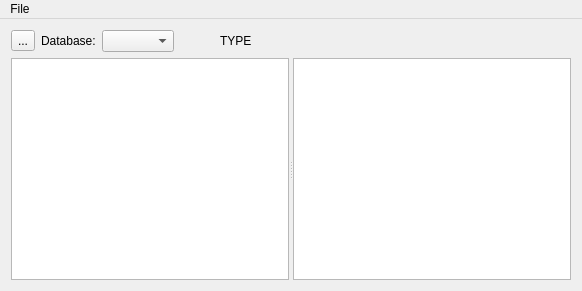
<?xml version="1.0" encoding="UTF-8"?>
<ui version="4.0">
 <class>MainWindow</class>
 <widget class="QMainWindow" name="MainWindow">
  <property name="geometry">
   <rect>
    <x>0</x>
    <y>0</y>
    <width>582</width>
    <height>291</height>
   </rect>
  </property>
  <property name="windowTitle">
   <string notr="true">BDBVu</string>
  </property>
  <property name="unifiedTitleAndToolBarOnMac">
   <bool>true</bool>
  </property>
  <widget class="QWidget" name="centralWidget">
   <layout class="QVBoxLayout" name="verticalLayout_2">
    <item>
     <layout class="QVBoxLayout" name="verticalLayout">
      <item>
       <layout class="QHBoxLayout" name="horizontalLayout">
        <item>
         <widget class="QToolButton" name="openFile">
          <property name="text">
           <string>...</string>
          </property>
         </widget>
        </item>
        <item>
         <widget class="QLabel" name="label">
          <property name="sizePolicy">
           <sizepolicy hsizetype="Preferred" vsizetype="Fixed">
            <horstretch>0</horstretch>
            <verstretch>0</verstretch>
           </sizepolicy>
          </property>
          <property name="text">
           <string>Database:</string>
          </property>
          <property name="alignment">
           <set>Qt::AlignLeading|Qt::AlignLeft|Qt::AlignVCenter</set>
          </property>
          <property name="buddy">
           <cstring>databaseSelector</cstring>
          </property>
         </widget>
        </item>
        <item>
         <widget class="QComboBox" name="databaseSelector">
          <property name="sizePolicy">
           <sizepolicy hsizetype="Preferred" vsizetype="Fixed">
            <horstretch>0</horstretch>
            <verstretch>0</verstretch>
           </sizepolicy>
          </property>
         </widget>
        </item>
        <item>
         <spacer name="horizontalSpacer_2">
          <property name="orientation">
           <enum>Qt::Horizontal</enum>
          </property>
          <property name="sizeType">
           <enum>QSizePolicy::Fixed</enum>
          </property>
          <property name="sizeHint" stdset="0">
           <size>
            <width>40</width>
            <height>20</height>
           </size>
          </property>
         </spacer>
        </item>
        <item>
         <widget class="QLabel" name="databaseType">
          <property name="sizePolicy">
           <sizepolicy hsizetype="Preferred" vsizetype="Fixed">
            <horstretch>0</horstretch>
            <verstretch>0</verstretch>
           </sizepolicy>
          </property>
          <property name="text">
           <string>TYPE</string>
          </property>
         </widget>
        </item>
        <item>
         <spacer name="horizontalSpacer">
          <property name="orientation">
           <enum>Qt::Horizontal</enum>
          </property>
          <property name="sizeHint" stdset="0">
           <size>
            <width>40</width>
            <height>20</height>
           </size>
          </property>
         </spacer>
        </item>
       </layout>
      </item>
      <item>
       <widget class="QSplitter" name="splitter">
        <property name="orientation">
         <enum>Qt::Horizontal</enum>
        </property>
        <widget class="QListWidget" name="listWidget"/>
        <widget class="QTextBrowser" name="textBrowser"/>
       </widget>
      </item>
     </layout>
    </item>
   </layout>
  </widget>
  <widget class="QMenuBar" name="menuBar">
   <property name="geometry">
    <rect>
     <x>0</x>
     <y>0</y>
     <width>582</width>
     <height>22</height>
    </rect>
   </property>
   <widget class="QMenu" name="menuFile">
    <property name="title">
     <string>File</string>
    </property>
    <addaction name="actionOpen"/>
   </widget>
   <addaction name="menuFile"/>
  </widget>
  <action name="actionOpen">
   <property name="text">
    <string>Open</string>
   </property>
  </action>
 </widget>
 <layoutdefault spacing="6" margin="11"/>
 <tabstops>
  <tabstop>databaseSelector</tabstop>
 </tabstops>
 <resources/>
 <connections>
  <connection>
   <sender>actionOpen</sender>
   <signal>triggered()</signal>
   <receiver>MainWindow</receiver>
   <slot>openFile()</slot>
   <hints>
    <hint type="sourcelabel">
     <x>-1</x>
     <y>-1</y>
    </hint>
    <hint type="destinationlabel">
     <x>281</x>
     <y>142</y>
    </hint>
   </hints>
  </connection>
  <connection>
   <sender>listWidget</sender>
   <signal>currentRowChanged(int)</signal>
   <receiver>MainWindow</receiver>
   <slot>selectKey(int)</slot>
   <hints>
    <hint type="sourcelabel">
     <x>146</x>
     <y>173</y>
    </hint>
    <hint type="destinationlabel">
     <x>283</x>
     <y>151</y>
    </hint>
   </hints>
  </connection>
  <connection>
   <sender>databaseSelector</sender>
   <signal>activated(QString)</signal>
   <receiver>MainWindow</receiver>
   <slot>selectDatabase(QString)</slot>
   <hints>
    <hint type="sourcelabel">
     <x>137</x>
     <y>61</y>
    </hint>
    <hint type="destinationlabel">
     <x>281</x>
     <y>142</y>
    </hint>
   </hints>
  </connection>
  <connection>
   <sender>openFile</sender>
   <signal>clicked()</signal>
   <receiver>MainWindow</receiver>
   <slot>openFile()</slot>
   <hints>
    <hint type="sourcelabel">
     <x>26</x>
     <y>48</y>
    </hint>
    <hint type="destinationlabel">
     <x>290</x>
     <y>145</y>
    </hint>
   </hints>
  </connection>
 </connections>
 <slots>
  <slot>openFile()</slot>
  <slot>selectDatabase(QString)</slot>
  <slot>selectKeyFormat(QString)</slot>
  <slot>selectDataFormat(QString)</slot>
  <slot>selectKey(int)</slot>
 </slots>
</ui>
